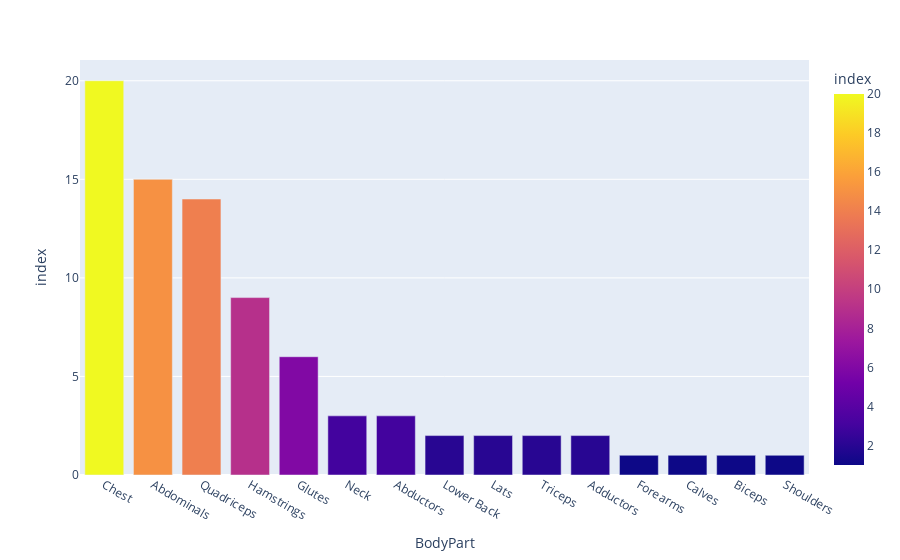

Here is the notebook cell this chart was saved with:
### Code cell
# This will grab the number of exercises for each body part
beginner_bodyOnly = df_beg_bodyOnly.groupby(["BodyPart"]).count()

# Organize that data in descending order
beginner_bodyOnly = beginner_bodyOnly.sort_values(by="index", ascending=False)

fig = px.bar(
    beginner_bodyOnly,
    x = beginner_bodyOnly.index,
    y = "index",
    color = "index"
)

fig

### Figure 1 — Plotly figure (JSON) as saved in the notebook; plotly's stock layout.template omitted (floating-point values rounded to 4 significant figures)
{"data": [{"alignmentgroup": "True", "hovertemplate": "BodyPart=%{x}<br>index=%{marker.color}<extra></extra>", "legendgroup": "", "marker": {"color": [20, 15, 14, 9, 6, 3, 3, 2, 2, 2, 2, 1, 1, 1, 1], "coloraxis": "coloraxis", "pattern": {"shape": ""}}, "name": "", "offsetgroup": "", "orientation": "v", "showlegend": false, "textposition": "auto", "type": "bar", "x": ["Chest", "Abdominals", "Quadriceps", "Hamstrings", "Glutes", "Neck", "Abductors", "Lower Back", "Lats", "Triceps", "Adductors", "Forearms", "Calves", "Biceps", "Shoulders"], "xaxis": "x", "y": [20, 15, 14, 9, 6, 3, 3, 2, 2, 2, 2, 1, 1, 1, 1], "yaxis": "y"}], "layout": {"barmode": "relative", "coloraxis": {"colorbar": {"title": {"text": "index"}}, "colorscale": [[0, "#0d0887"], [0.1111, "#46039f"], [0.2222, "#7201a8"], [0.3333, "#9c179e"], [0.4444, "#bd3786"], [0.5556, "#d8576b"], [0.6667, "#ed7953"], [0.7778, "#fb9f3a"], [0.8889, "#fdca26"], [1, "#f0f921"]]}, "legend": {"tracegroupgap": 0}, "margin": {"t": 60}, "xaxis": {"anchor": "y", "domain": [0, 1], "title": {"text": "BodyPart"}}, "yaxis": {"anchor": "x", "domain": [0, 1], "title": {"text": "index"}}}}
